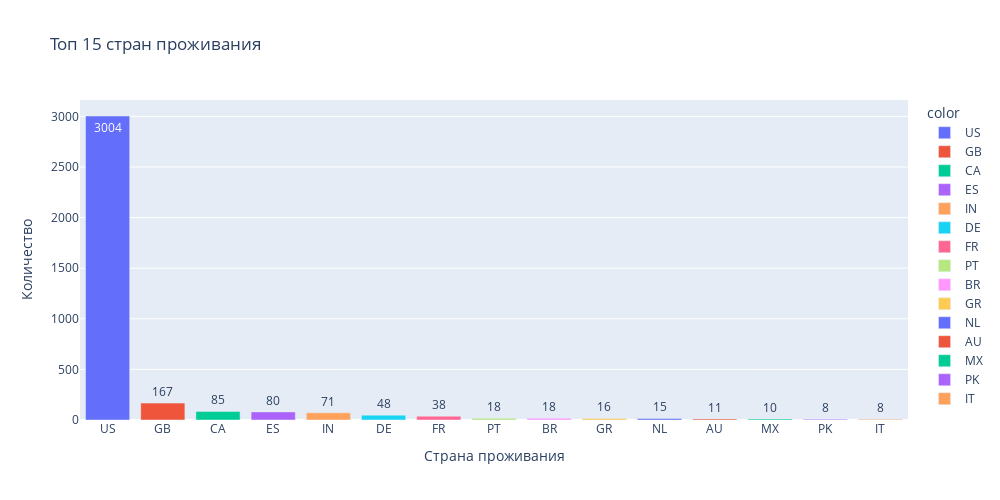

Notebook source saved alongside this figure:
### Code cell
top15_emp_locations = df['employee_residence'].value_counts()[:15]

fig = px.bar(x = top15_emp_locations.index, y = top15_emp_locations.values,
             color = top15_emp_locations.index, text_auto=True,
             title='Топ 15 стран проживания', width=1000, height=500)
fig.update_layout(xaxis_title='Страна проживания', yaxis_title='Количество')
fig.show()

### Figure 1 — Plotly figure (JSON) as saved in the notebook; plotly's stock layout.template omitted (floating-point values rounded to 4 significant figures)
{"data": [{"alignmentgroup": "True", "hovertemplate": "color=US<br>x=%{x}<br>y=%{y}<extra></extra>", "legendgroup": "US", "marker": {"color": "#636efa", "pattern": {"shape": ""}}, "name": "US", "offsetgroup": "US", "orientation": "v", "showlegend": true, "textposition": "auto", "texttemplate": "%{y}", "type": "bar", "x": ["US"], "xaxis": "x", "y": [3004], "yaxis": "y"}, {"alignmentgroup": "True", "hovertemplate": "color=GB<br>x=%{x}<br>y=%{y}<extra></extra>", "legendgroup": "GB", "marker": {"color": "#EF553B", "pattern": {"shape": ""}}, "name": "GB", "offsetgroup": "GB", "orientation": "v", "showlegend": true, "textposition": "auto", "texttemplate": "%{y}", "type": "bar", "x": ["GB"], "xaxis": "x", "y": [167], "yaxis": "y"}, {"alignmentgroup": "True", "hovertemplate": "color=CA<br>x=%{x}<br>y=%{y}<extra></extra>", "legendgroup": "CA", "marker": {"color": "#00cc96", "pattern": {"shape": ""}}, "name": "CA", "offsetgroup": "CA", "orientation": "v", "showlegend": true, "textposition": "auto", "texttemplate": "%{y}", "type": "bar", "x": ["CA"], "xaxis": "x", "y": [85], "yaxis": "y"}, {"alignmentgroup": "True", "hovertemplate": "color=ES<br>x=%{x}<br>y=%{y}<extra></extra>", "legendgroup": "ES", "marker": {"color": "#ab63fa", "pattern": {"shape": ""}}, "name": "ES", "offsetgroup": "ES", "orientation": "v", "showlegend": true, "textposition": "auto", "texttemplate": "%{y}", "type": "bar", "x": ["ES"], "xaxis": "x", "y": [80], "yaxis": "y"}, {"alignmentgroup": "True", "hovertemplate": "color=IN<br>x=%{x}<br>y=%{y}<extra></extra>", "legendgroup": "IN", "marker": {"color": "#FFA15A", "pattern": {"shape": ""}}, "name": "IN", "offsetgroup": "IN", "orientation": "v", "showlegend": true, "textposition": "auto", "texttemplate": "%{y}", "type": "bar", "x": ["IN"], "xaxis": "x", "y": [71], "yaxis": "y"}, {"alignmentgroup": "True", "hovertemplate": "color=DE<br>x=%{x}<br>y=%{y}<extra></extra>", "legendgroup": "DE", "marker": {"color": "#19d3f3", "pattern": {"shape": ""}}, "name": "DE", "offsetgroup": "DE", "orientation": "v", "showlegend": true, "textposition": "auto", "texttemplate": "%{y}", "type": "bar", "x": ["DE"], "xaxis": "x", "y": [48], "yaxis": "y"}, {"alignmentgroup": "True", "hovertemplate": "color=FR<br>x=%{x}<br>y=%{y}<extra></extra>", "legendgroup": "FR", "marker": {"color": "#FF6692", "pattern": {"shape": ""}}, "name": "FR", "offsetgroup": "FR", "orientation": "v", "showlegend": true, "textposition": "auto", "texttemplate": "%{y}", "type": "bar", "x": ["FR"], "xaxis": "x", "y": [38], "yaxis": "y"}, {"alignmentgroup": "True", "hovertemplate": "color=PT<br>x=%{x}<br>y=%{y}<extra></extra>", "legendgroup": "PT", "marker": {"color": "#B6E880", "pattern": {"shape": ""}}, "name": "PT", "offsetgroup": "PT", "orientation": "v", "showlegend": true, "textposition": "auto", "texttemplate": "%{y}", "type": "bar", "x": ["PT"], "xaxis": "x", "y": [18], "yaxis": "y"}, {"alignmentgroup": "True", "hovertemplate": "color=BR<br>x=%{x}<br>y=%{y}<extra></extra>", "legendgroup": "BR", "marker": {"color": "#FF97FF", "pattern": {"shape": ""}}, "name": "BR", "offsetgroup": "BR", "orientation": "v", "showlegend": true, "textposition": "auto", "texttemplate": "%{y}", "type": "bar", "x": ["BR"], "xaxis": "x", "y": [18], "yaxis": "y"}, {"alignmentgroup": "True", "hovertemplate": "color=GR<br>x=%{x}<br>y=%{y}<extra></extra>", "legendgroup": "GR", "marker": {"color": "#FECB52", "pattern": {"shape": ""}}, "name": "GR", "offsetgroup": "GR", "orientation": "v", "showlegend": true, "textposition": "auto", "texttemplate": "%{y}", "type": "bar", "x": ["GR"], "xaxis": "x", "y": [16], "yaxis": "y"}, {"alignmentgroup": "True", "hovertemplate": "color=NL<br>x=%{x}<br>y=%{y}<extra></extra>", "legendgroup": "NL", "marker": {"color": "#636efa", "pattern": {"shape": ""}}, "name": "NL", "offsetgroup": "NL", "orientation": "v", "showlegend": true, "textposition": "auto", "texttemplate": "%{y}", "type": "bar", "x": ["NL"], "xaxis": "x", "y": [15], "yaxis": "y"}, {"alignmentgroup": "True", "hovertemplate": "color=AU<br>x=%{x}<br>y=%{y}<extra></extra>", "legendgroup": "AU", "marker": {"color": "#EF553B", "pattern": {"shape": ""}}, "name": "AU", "offsetgroup": "AU", "orientation": "v", "showlegend": true, "textposition": "auto", "texttemplate": "%{y}", "type": "bar", "x": ["AU"], "xaxis": "x", "y": [11], "yaxis": "y"}, {"alignmentgroup": "True", "hovertemplate": "color=MX<br>x=%{x}<br>y=%{y}<extra></extra>", "legendgroup": "MX", "marker": {"color": "#00cc96", "pattern": {"shape": ""}}, "name": "MX", "offsetgroup": "MX", "orientation": "v", "showlegend": true, "textposition": "auto", "texttemplate": "%{y}", "type": "bar", "x": ["MX"], "xaxis": "x", "y": [10], "yaxis": "y"}, {"alignmentgroup": "True", "hovertemplate": "color=PK<br>x=%{x}<br>y=%{y}<extra></extra>", "legendgroup": "PK", "marker": {"color": "#ab63fa", "pattern": {"shape": ""}}, "name": "PK", "offsetgroup": "PK", "orientation": "v", "showlegend": true, "textposition": "auto", "texttemplate": "%{y}", "type": "bar", "x": ["PK"], "xaxis": "x", "y": [8], "yaxis": "y"}, {"alignmentgroup": "True", "hovertemplate": "color=IT<br>x=%{x}<br>y=%{y}<extra></extra>", "legendgroup": "IT", "marker": {"color": "#FFA15A", "pattern": {"shape": ""}}, "name": "IT", "offsetgroup": "IT", "orientation": "v", "showlegend": true, "textposition": "auto", "texttemplate": "%{y}", "type": "bar", "x": ["IT"], "xaxis": "x", "y": [8], "yaxis": "y"}], "layout": {"barmode": "relative", "height": 500, "legend": {"title": {"text": "color"}, "tracegroupgap": 0}, "title": {"text": "Топ 15 стран проживания"}, "width": 1000, "xaxis": {"anchor": "y", "domain": [0, 1], "title": {"text": "Страна проживания"}}, "yaxis": {"anchor": "x", "domain": [0, 1], "title": {"text": "Количество"}}}}
